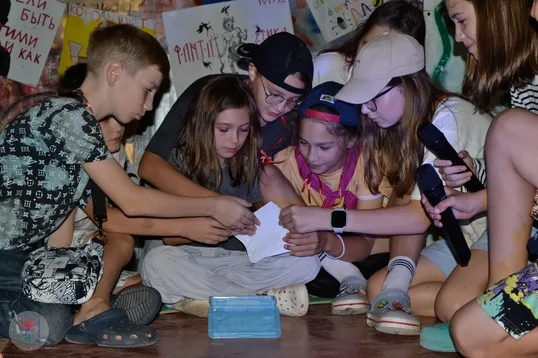
#> input picture images/image_119_1-121.webp, 538 x 358 px, given in place of bumaga_1-13.webp, which was not available
$ python make_og_image.py
#> lines starting #> are read from the running program, lines starting #| are printed output that depends on the picture; pictures that were not available may be replaced by others from this repository, and a replacement may not be noted
#> further down, bg is the input picture: PIL image 538x358 RGB; mean R, G, B 92.1, 81.9, 83.2
#!/usr/bin/env python3
"""OG-баннер 1200x630 для соцсетей/мессенджеров: фото лагеря + название,
в стиле макета (бумажный фон, синий заголовок, оранжевый акцент)."""
from PIL import Image, ImageDraw, ImageFont, ImageFilter

W, H = 1200, 630
BLUE = (37, 108, 198)
ORANGE = (236, 129, 45)
DARK = (61, 61, 61)

BOLD = "/usr/share/fonts/truetype/liberation/LiberationSans-Bold.ttf"
REG = "/usr/share/fonts/truetype/liberation/LiberationSans-Regular.ttf"

def cover(im, w, h):
#> called with w = 1200, h = 630
    sw, sh = im.size
#> sw = 538; sh = 358
    scale = max(w / sw, h / sh)
#> scale = 2.23
    im = im.resize((round(sw * scale), round(sh * scale)), Image.LANCZOS)
    x, y = (im.width - w) // 2, (im.height - h) // 2
#> x = 0; y = 84
    return im.crop((x, y, x + w, y + h))

# фон — мятая бумага из макета
bg = Image.open("/home/z/my-project/public/images/bumaga_1-13.webp").convert("RGB")
bg = cover(bg, W, H)

# полароид: фото детей + белая рамка, лёгкий поворот
photo = Image.open("/home/z/my-project/public/images/obschee_foto_1-24.webp").convert("RGB")
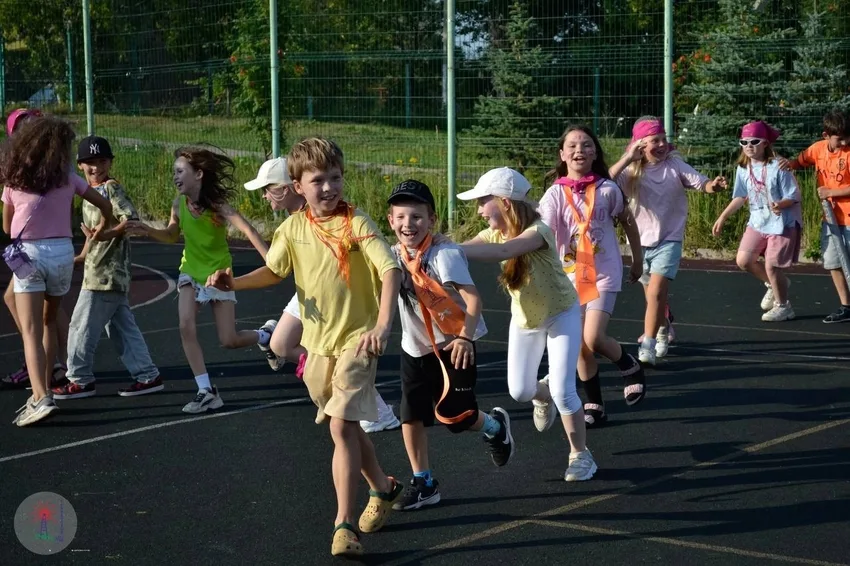
#> input picture images/obschee_foto_1-24.webp, 850 x 566 px, found by its file name
#> photo is the input picture: PIL image 850x566 RGB; mean R, G, B 61.4, 64.1, 55.2
PW, PH = 430, 286  # фото
PAD, BOTTOM = 18, 64
frame = Image.new("RGB", (PW + PAD * 2, PH + PAD + BOTTOM), (252, 252, 250))
frame.paste(photo.resize((PW, PH), Image.LANCZOS), (PAD, PAD))
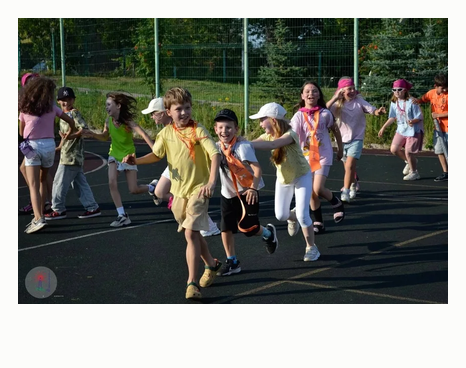
#> frame: PIL image 466x368 RGB; mean R, G, B 115.3, 117.2, 110.3

polaroid = frame.convert("RGBA").rotate(-4, expand=True, resample=Image.BICUBIC)
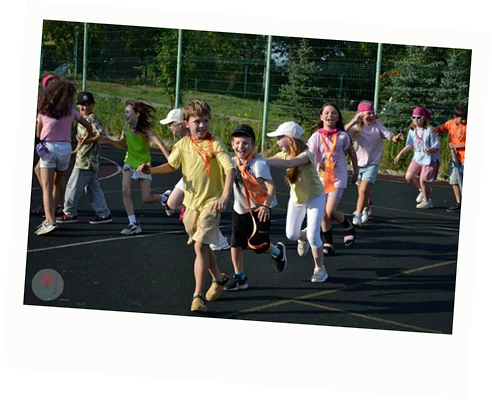
#> polaroid: PIL image 492x400 RGBA; mean R, G, B, A 100.1, 101.7, 95.7, 222.2; transparent parts drawn white
px, py = 700, 120
# мягкая тень из альфа-канала полароида (тот же размер после поворота)
sh_mask = polaroid.split()[3].filter(ImageFilter.GaussianBlur(10))
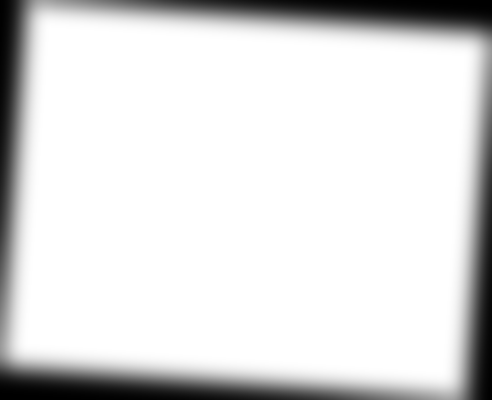
#> sh_mask: PIL image 492x400 L; min 0, max 255, mean 221.1
sh_mask = sh_mask.point(lambda a: int(a * 0.35))
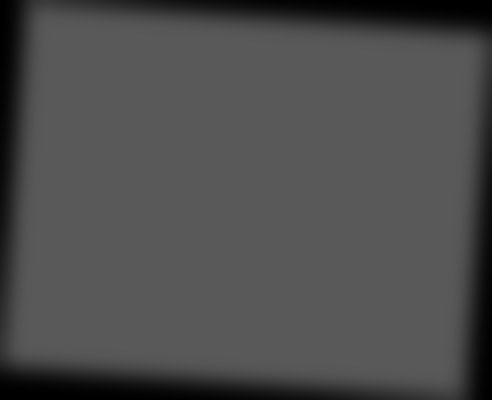
#> sh_mask: PIL image 492x400 L; min 0, max 89, mean 77.1
bg.paste(Image.new("RGB", polaroid.size, (40, 60, 90)), (px + 8, py + 16), sh_mask)
#> bg: PIL image 1200x630 RGB
bg.paste(polaroid, (px, py), polaroid)
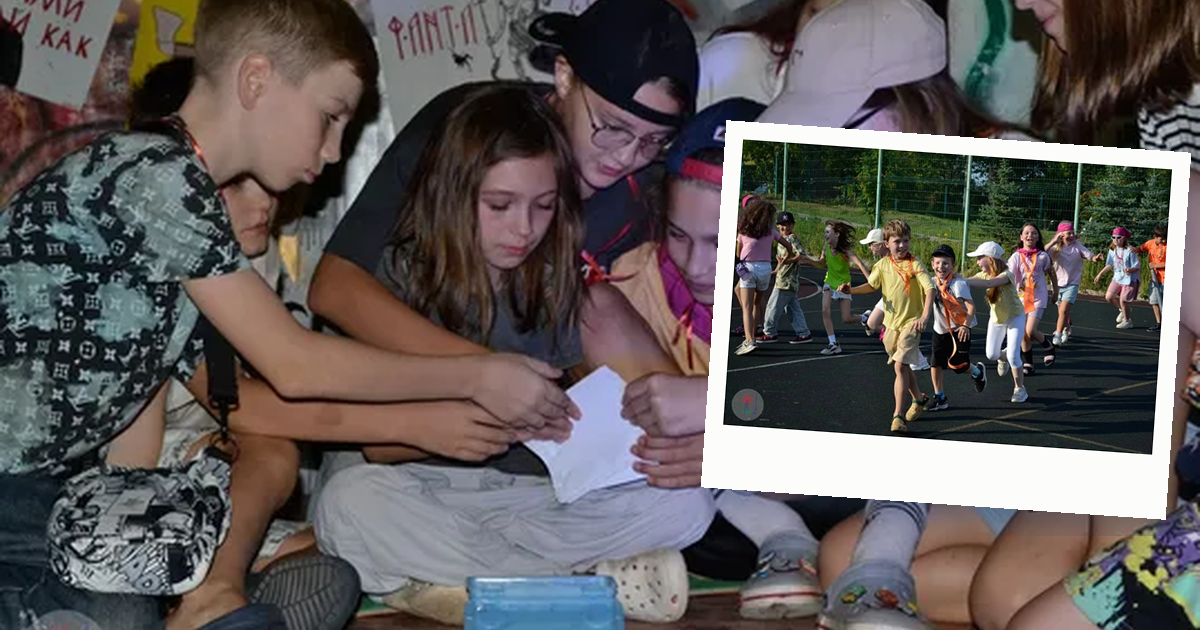
#> bg: PIL image 1200x630 RGB; mean R, G, B 95.8, 90.2, 89.3

draw = ImageDraw.Draw(bg)

def text_center(x, y, s, font, fill, ls=0):
    """текст с межбуквенным интервалом ls (px) от левого края x"""
#> called with x = 64, y = 118, s = 'ДЕТСКИЙ ЛАГЕРЬ · КАЗАНЬ · ТАТАРСТАН', fill = (236, 129, 45), ls = 2
    if ls <= 0:
        draw.text((x, y), s, font=font, fill=fill)
        return
    cx = x
    for ch in s:
        draw.text((cx, y), ch, font=font, fill=fill)
        cx += draw.textlength(ch, font=font) + ls
#> this loop made 35 passes
#> cx on passes 1 to 12: 83.81, 102.5, 119.8, 139.8, 157.1, 177, 197, 206, 225.5, 245.5, 261.7, 280.4
#> after the loop, cx = 661.2

f_eyebrow = ImageFont.truetype(BOLD, 25)
f_title = ImageFont.truetype(BOLD, 95)
f_tag = ImageFont.truetype(REG, 31)
f_small = ImageFont.truetype(REG, 26)

TX = 64
text_center(TX, 118, "ДЕТСКИЙ ЛАГЕРЬ · КАЗАНЬ · ТАТАРСТАН", f_eyebrow, ORANGE, ls=2)
text_center(TX, 168, "ТЕРРИТОРИЯ", f_title, BLUE)
text_center(TX, 276, "МЫ", f_title, BLUE)
text_center(TX, 398, "Лагерь, где становятся личностью", f_tag, DARK)
text_center(TX, 452, "Летние смены в ГК «Регина», Мамадыш", f_small, DARK)
text_center(TX, 494, "27 лет опыта · более 32 000 участников", f_small, DARK)

bg.save("/home/z/my-project/public/images/og-cover.jpg", "JPEG", quality=90)
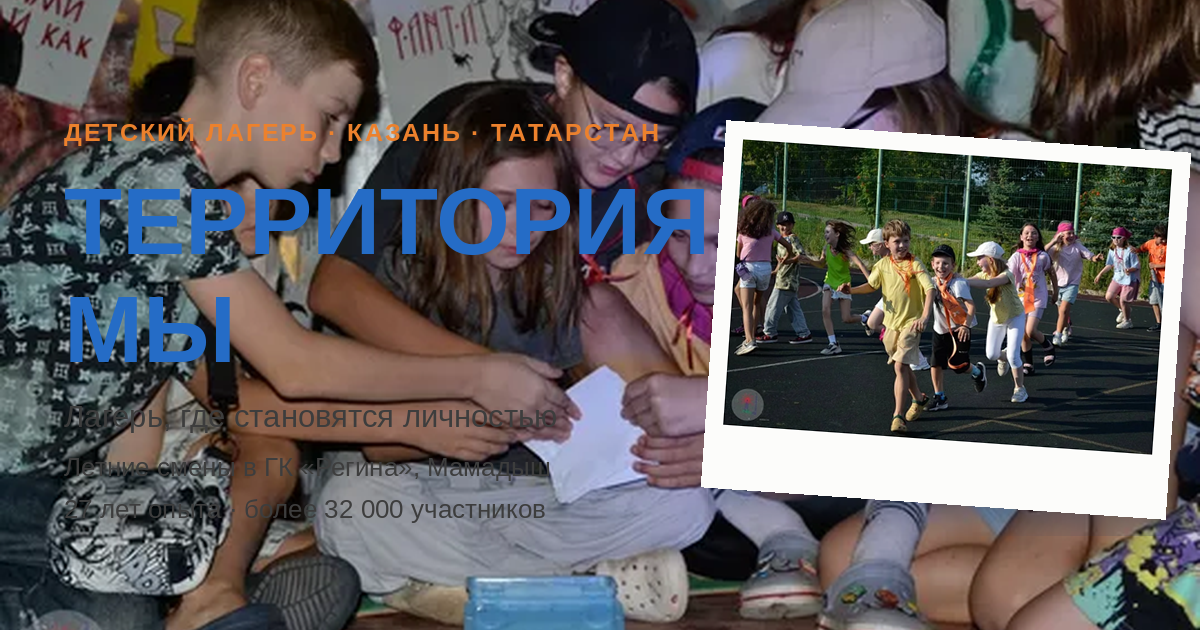
#> saved as og-cover.jpg: PIL image 1200x630 RGB; mean R, G, B 95, 91.5, 93.2
print("OK:", bg.size)
#| OK: (1200, 630)
